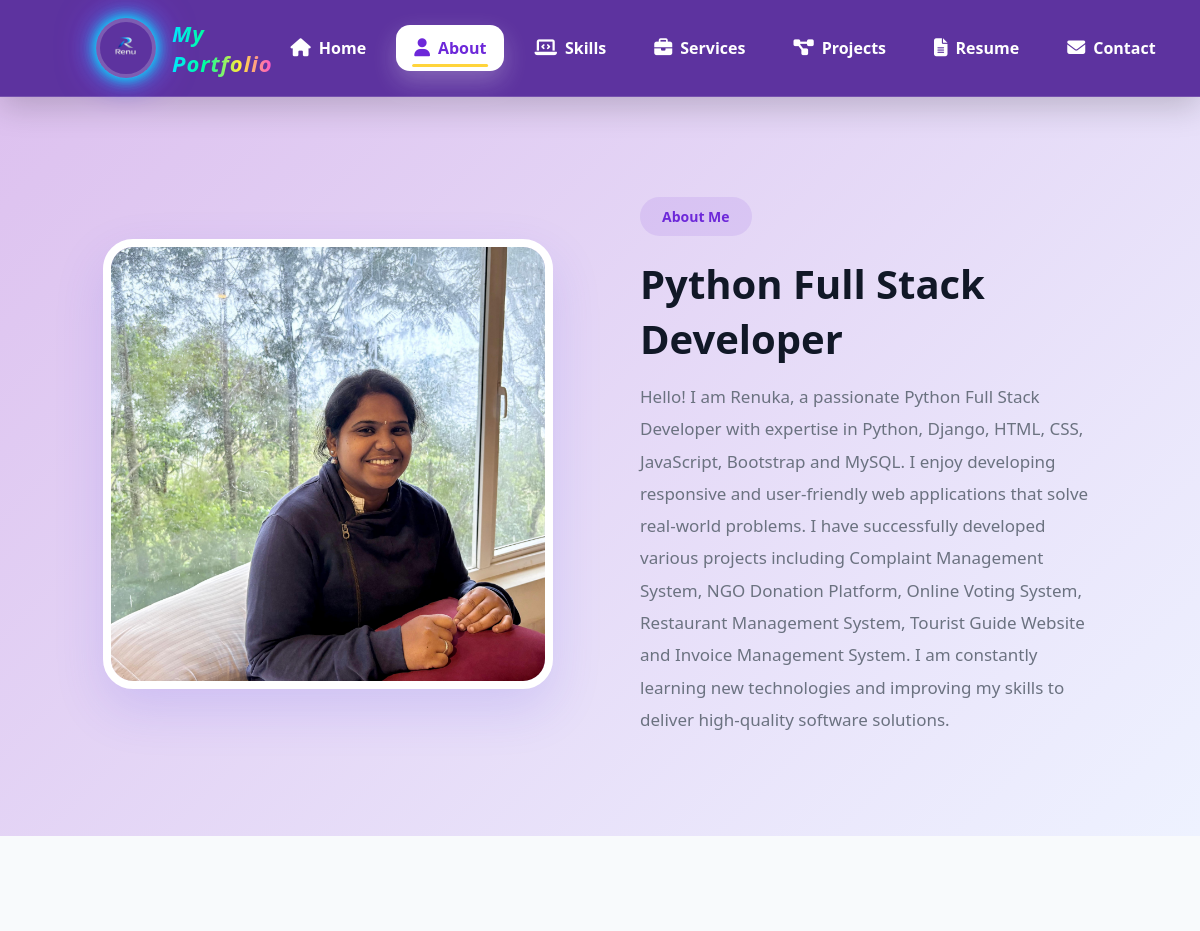
Page /about/ (upper part) on the earlier database version.
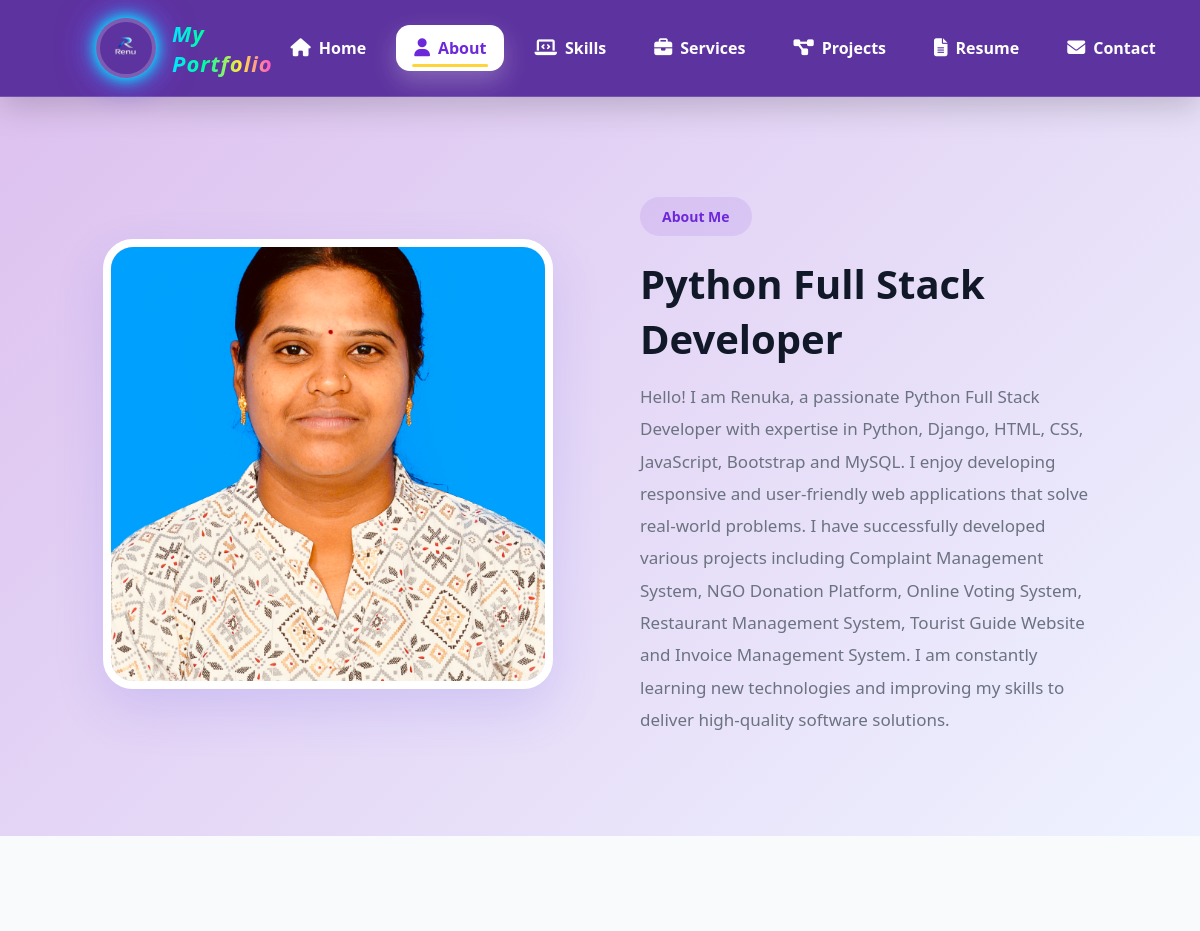
Same page on the later database version.
### myportfolio/models.py (models this page shows, shortened)
class About(models.Model):
    title = models.CharField(max_length=200)
    profile_image = models.ImageField(upload_to="about/")
    description = models.TextField()
    age = models.PositiveIntegerField()
    email = models.EmailField()
    phone = models.CharField(max_length=20)
    location = models.CharField(max_length=100)
    experience = models.CharField(max_length=50)
    projects_completed = models.PositiveIntegerField()
    happy_clients = models.PositiveIntegerField()

### myportfolio/views.py (the view)
# urls.py: path("about/", views.about, name="about"),
def about(request):
    about = About.objects.first()
    context = {"about": about}
    return render(request, "portfolio/about.html", context)

### myportfolio/templates/portfolio/about.html (shortened to what this page needs)
{% extends 'base.html' %}
{% load static %}
{% block extra_css %}
<link rel="stylesheet" href="{% static 'css/about.css' %}">
{% endblock %}
{% block content %}
<section class="about-hero">
    <div class="about-image">
        <img src="{{ about.profile_image.url }}" alt="About">
    </div>
    <div class="about-content">
        <span class="badge">
            About Me
        </span>
        <h1>
            {{ about.title }}
        </h1>
        <p>
            {{ about.description }}
        </p>
    </div>
</section>
<section class="info-section">
</section>
{% endblock %}

Differences in the rows shown:
changed About "Python Full Stack Developer": profile_image: a different picture
